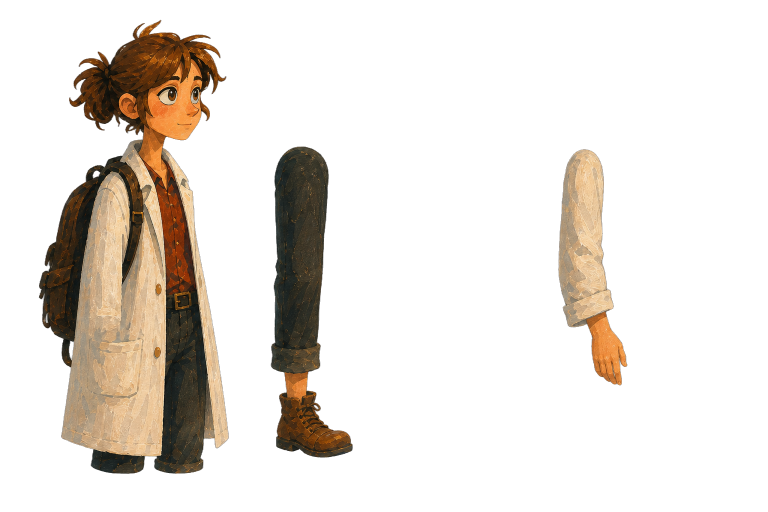
#> input picture experiments/01-before-inspection/art/src/_lina_L.png, 1536 x 1024 px, given in place of src, which was not available (shown at 1/2 size)
$ python sheet.py out.png ../../../../experiments/01-before-inspection/art/src
#> lines starting #> are read from the running program, lines starting #| are printed output that depends on the picture; pictures that were not available may be replaced by others from this repository, and a replacement may not be noted
#!/usr/bin/env python
"""sheet.py — contact sheets for looking at many images at once (the lead looks at sheets and crops, not full frames).

    python sheet.py OUT.png IMG [IMG ...] [--cols 4] [--w 480] [--crop x0,y0,x1,y1] [--bg gray|checker|black|white] [--label]

  * assets on a neutral background:   sheet.py out.png art/gen/tuft_*.png --bg gray --label
  * a cycle frame by frame (crop):     sheet.py run.png frames/t*.png --crop 600,300,1000,700 --cols 6 --w 240 --label
  * before/after or 4 key beats:       sheet.py beats.png frames/t1.00.png frames/t2.50.png --cols 2 --w 960
Images are sorted by the number in their file name (t0.25 < t1.50 < t10.0), so time series come out in order.
"""
import argparse, re
from PIL import Image, ImageDraw

ap = argparse.ArgumentParser()
ap.add_argument('out'); ap.add_argument('imgs', nargs='+'); ap.add_argument('--cols', type=int, default=4); ap.add_argument('--w', type=int, default=480)
ap.add_argument('--crop'); ap.add_argument('--bg', default='gray'); ap.add_argument('--label', action='store_true')
a = ap.parse_args()
key = lambda p: [float(x) for x in re.findall(r'\d+(?:\.\d+)?', p.split('/')[-1])] or [0]
files = sorted(a.imgs, key=key)
ims = []
for f in files:
    im = Image.open(f).convert('RGBA')
#> im is the input picture: PIL image 1536x1024 RGBA; mean R, G, B, A 28.1, 22.3, 16, 51.9
    if a.crop: im = im.crop(tuple(int(v) for v in a.crop.split(',')))
    im.thumbnail((a.w, a.w * 4)); ims.append((f, im))
#> after `im.thumbnail((a.w, a.w * 4))`:
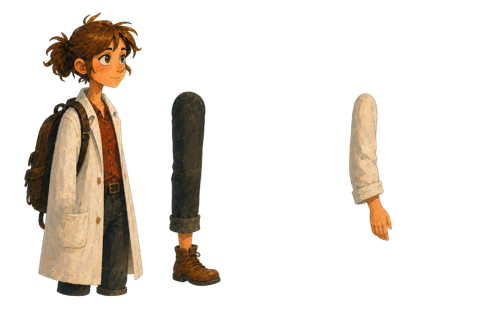
#> im: PIL image 480x320 RGBA; mean R, G, B, A 28.9, 23, 16.7, 51.9; transparent parts drawn white
cw = a.w; ch = max(im.height for _, im in ims) + (18 if a.label else 0)
#> after `ch = max((im.height for _, im in ims)) + (18 if a.label else 0)`: ch = 320
rows = (len(ims) + a.cols - 1) // a.cols
#> rows = 1
S = Image.new('RGBA', (cw * min(a.cols, len(ims)), ch * rows), (0, 0, 0, 255))
for k, (f, im) in enumerate(ims):
    x, y = (k % a.cols) * cw, (k // a.cols) * ch
    if a.bg == 'checker':
        t = Image.new('RGBA', (cw, ch)); d = ImageDraw.Draw(t)
        for i in range(0, cw, 16):
            for j in range(0, ch, 16): d.rectangle((i, j, i + 15, j + 15), fill=(200, 200, 200, 255) if (i + j) // 16 % 2 else (150, 150, 150, 255))
    else:
        t = Image.new('RGBA', (cw, ch), {'gray': (110, 110, 110, 255), 'black': (0, 0, 0, 255), 'white': (255, 255, 255, 255)}.get(a.bg, (110, 110, 110, 255)))
    t.alpha_composite(im, ((cw - im.width) // 2, 0)); S.paste(t, (x, y))
    if a.label: ImageDraw.Draw(S).text((x + 4, y + ch - 15), f.split('/')[-1], fill=(255, 255, 255, 255))
#> this loop made 1 pass
#> (x, y) on pass 1: (0, 0)
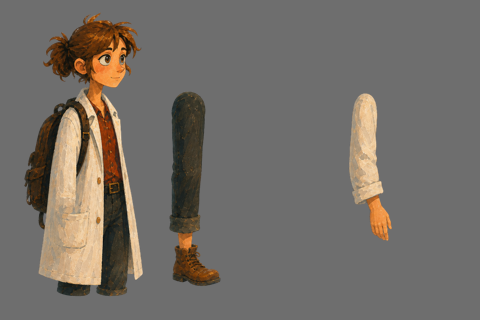
#> S: PIL image 480x320 RGBA; mean R, G, B, A 115.5, 109.7, 103.5, 255
S.convert('RGB').save(a.out); print(a.out, S.size)
#| out.png (480, 320)

$ run again, on experiments/01-before-inspection/art/src/_lina_R.png
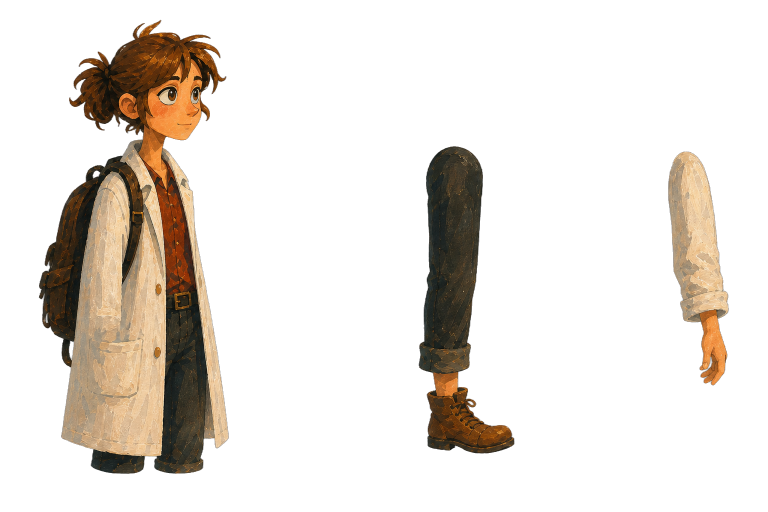
#> input picture experiments/01-before-inspection/art/src/_lina_R.png, 1536 x 1024 px, given in place of src, which was not available (shown at 1/2 size)
#> im is the input picture: PIL image 1536x1024 RGBA; mean R, G, B, A 28, 22.2, 16, 52.1
#> `im.thumbnail((a.w, a.w * 4))`:
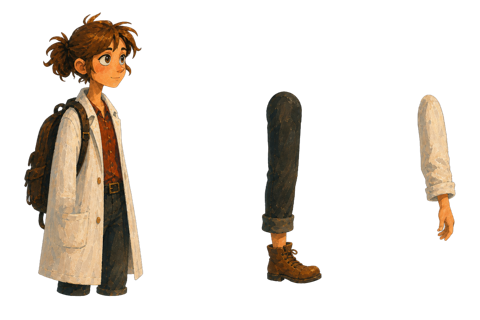
#> im: PIL image 480x320 RGBA; mean R, G, B, A 28.8, 23, 16.7, 52.1; transparent parts drawn white
#> ch = 320
#> rows = 1
#> the loop `for k, (f, im) in enumerate(ims):` made 1 pass
#> (x, y) on pass 1: (0, 0)
#> after the loop `for k, (f, im) in enumerate(ims):`:
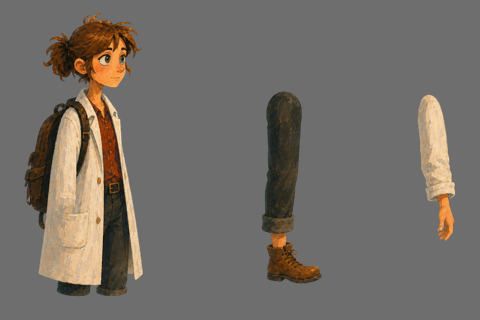
#> S: PIL image 480x320 RGBA; mean R, G, B, A 115.3, 109.6, 103.3, 255
#| out.png (480, 320)

$ run again, on experiments/01-before-inspection/art/src/_miron_L.png
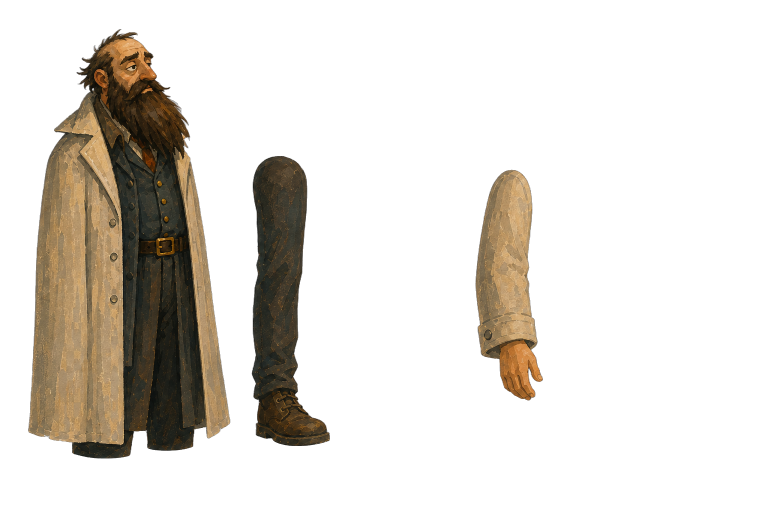
#> input picture experiments/01-before-inspection/art/src/_miron_L.png, 1536 x 1024 px, given in place of src, which was not available (shown at 1/2 size)
#> im is the input picture: PIL image 1536x1024 RGBA; mean R, G, B, A 24.5, 20.2, 14.1, 55.7
#> `im.thumbnail((a.w, a.w * 4))`:
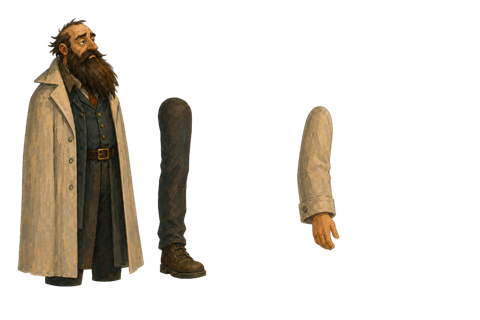
#> im: PIL image 480x320 RGBA; mean R, G, B, A 25, 20.7, 14.6, 55.7; transparent parts drawn white
#> ch = 320
#> rows = 1
#> the loop `for k, (f, im) in enumerate(ims):` made 1 pass
#> (x, y) on pass 1: (0, 0)
#> after the loop `for k, (f, im) in enumerate(ims):`:
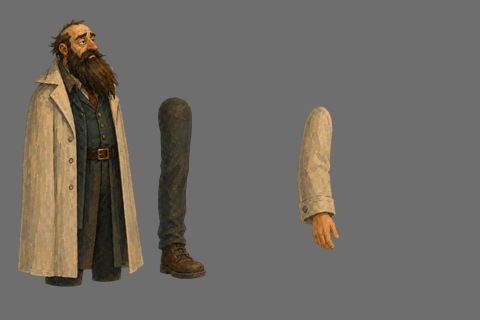
#> S: PIL image 480x320 RGBA; mean R, G, B, A 110.3, 106, 99.9, 255
#| out.png (480, 320)
